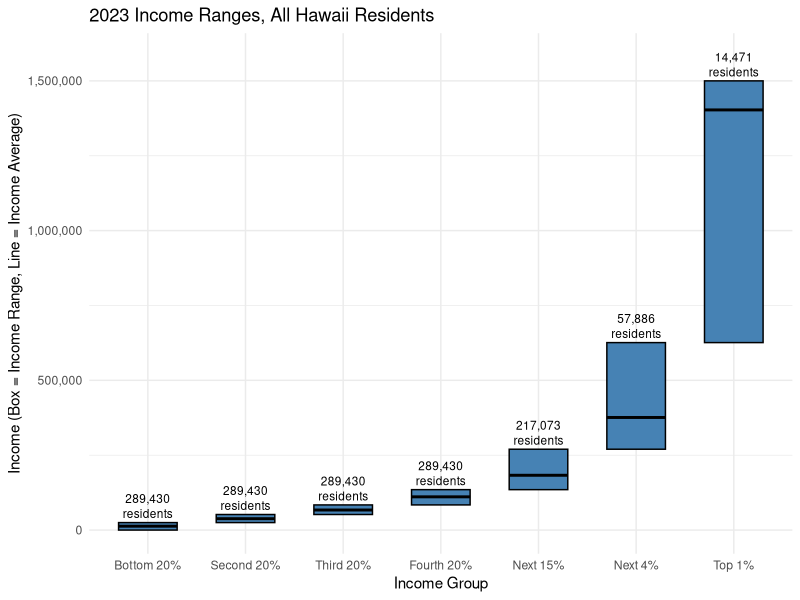
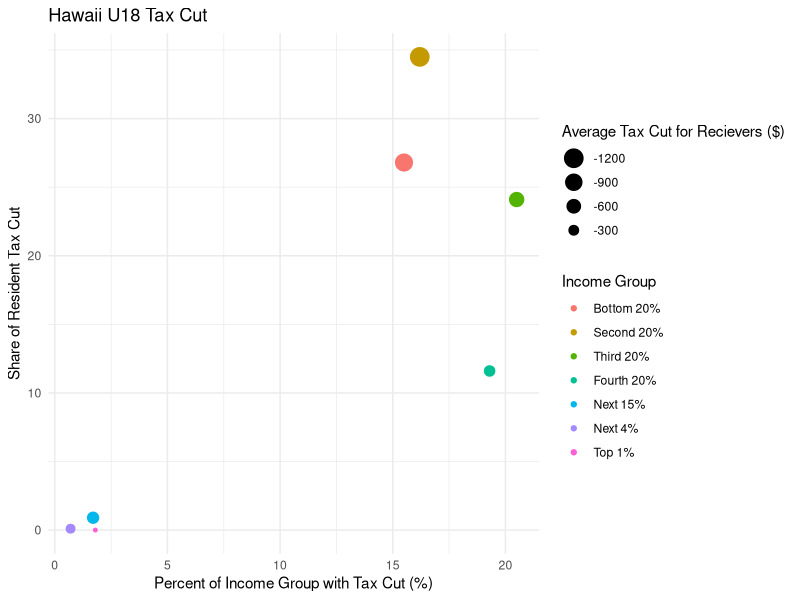

Write the R code that produced these figures, in order.
## ---- chunk 1
knitr::opts_chunk$set(echo = TRUE)
library(ggplot2)
library(tidyverse)
options(scipen = 99)
## ---- chunk 2
income_data <- data.frame(
  Income_Group = c("Bottom 20%", "Second 20%", "Third 20%", "Fourth 20%", "Next 15%", "Next 4%", "Top 1%"),
  Income_Range_Start = c(0, 25000, 52000, 84000, 135000, 270000, 626000),
  Income_Range_End = c(25000, 52000, 84000, 135000, 270000, 626000, 1500000),
  Average_Income = c(13000, 38000, 67000, 111000, 183000, 376000, 1403000),
  Population = c(289430, 289430, 289430, 289430, 217073, 57886, 14471),
  Tax_Change_as_Percent_of_Income_U18 = c(-1.19, -0.51, -0.20, -0.06, 0.00, 0.00, 0.00),
  Average_Tax_Change_U18 = c(-152, -194, -136, -66, -7, -2, -2),
  Percent_with_Income_Tax_Cut_U18 = c(15.5, 16.2, 20.5, 19.3, 1.7, 0.7, 1.8),
  Avg_Tax_Cut_for_those_With_Cut_U18 = c(-979, -1200, -662, -340, -399, -252, -130),
  Share_of_Resident_Tax_Cut_U18 = c(26.8, 34.5, 24.1, 11.6, 0.9, 0.1, 0.0)
)
## ---- chunk 3
# Convert "Income" to a factor with the desired order
income_data$Income_Group <- factor(income_data$Income_Group, levels = c("Bottom 20%", "Second 20%", "Third 20%", "Fourth 20%", "Next 15%", "Next 4%", "Top 1%"))
## ---- chunk 4

# Create the visualization using ggplot
ggplot(income_data, aes(x = Income_Group, y = Income_Range_End)) +
  geom_boxplot(aes(ymin = Income_Range_Start, lower = Income_Range_Start, 
                   middle = Average_Income, upper = Income_Range_End, ymax = Income_Range_End),
               stat = "identity", width = 0.6, position = position_dodge(width = 0.8),
               color = "black", fill = "steelblue") +
  labs(x = "Income Group", y = "Income (Box = Income Range, Line = Income Average)",
       title = "2023 Income Ranges, All Hawaii Residents") +
  theme_minimal() +
  scale_y_continuous(labels = scales::comma) +
  geom_text(aes(label = scales::comma_format()(Population), y = Income_Range_End + 80000), 
            color = "black", size = 3, nudge_y = 100) + 
  geom_text(aes(label = "residents", y = Income_Range_End + 30000),
            color = "black", size = 3) 
## ---- chunk 5
ggplot(income_data, aes(y = Share_of_Resident_Tax_Cut_U18, color = Income_Group, x = Percent_with_Income_Tax_Cut_U18, size = Avg_Tax_Cut_for_those_With_Cut_U18)) +
  geom_point() +
  theme_minimal() +
  scale_size_continuous(trans = "reverse") +
  labs(x = "Percent of Income Group with Tax Cut (%)",
       y = "Share of Resident Tax Cut",
       title = "Hawaii U18 Tax Cut",
       color = "Income Group",
       size = "Average Tax Cut for Recievers ($)")
